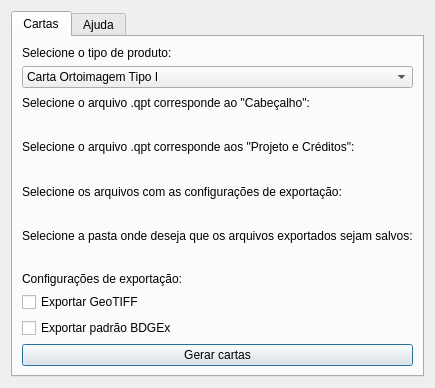
<?xml version="1.0" encoding="UTF-8"?>
<ui version="4.0">
 <class>Dialog</class>
 <widget class="QDialog" name="Dialog">
  <property name="geometry">
   <rect>
    <x>0</x>
    <y>0</y>
    <width>395</width>
    <height>388</height>
   </rect>
  </property>
  <property name="windowTitle">
   <string>Edition Tools - V 1.0</string>
  </property>
  <layout class="QGridLayout" name="gridLayout">
   <item row="0" column="0">
    <widget class="QTabWidget" name="tabWidget">
     <property name="currentIndex">
      <number>0</number>
     </property>
     <widget class="QWidget" name="tab">
      <attribute name="title">
       <string>Cartas</string>
      </attribute>
      <layout class="QVBoxLayout" name="verticalLayout_7">
       <item>
        <layout class="QVBoxLayout" name="verticalLayout">
         <item>
          <widget class="QLabel" name="label_6">
           <property name="text">
            <string>Selecione o tipo de produto:</string>
           </property>
          </widget>
         </item>
         <item>
          <widget class="QComboBox" name="comboBox_tipo_produto">
           <item>
            <property name="text">
             <string>Carta Ortoimagem Tipo I</string>
            </property>
           </item>
          </widget>
         </item>
        </layout>
       </item>
       <item>
        <layout class="QVBoxLayout" name="verticalLayout_2">
         <item>
          <widget class="QLabel" name="label">
           <property name="text">
            <string>Selecione o arquivo .qpt corresponde ao &quot;Cabeçalho&quot;:</string>
           </property>
          </widget>
         </item>
         <item>
          <widget class="QgsFileWidget" name="mQgsFileWidget_cabecalho"/>
         </item>
        </layout>
       </item>
       <item>
        <layout class="QVBoxLayout" name="verticalLayout_3">
         <item>
          <widget class="QLabel" name="label_2">
           <property name="text">
            <string>Selecione o arquivo .qpt corresponde aos &quot;Projeto e Créditos&quot;:</string>
           </property>
          </widget>
         </item>
         <item>
          <widget class="QgsFileWidget" name="mQgsFileWidget_projeto"/>
         </item>
        </layout>
       </item>
       <item>
        <layout class="QVBoxLayout" name="verticalLayout_4">
         <item>
          <widget class="QLabel" name="label_3">
           <property name="text">
            <string>Selecione os arquivos com as configurações de exportação:</string>
           </property>
          </widget>
         </item>
         <item>
          <widget class="QgsFileWidget" name="mQgsFileWidget_json_cartas">
           <property name="storageMode">
            <enum>QgsFileWidget::GetMultipleFiles</enum>
           </property>
          </widget>
         </item>
        </layout>
       </item>
       <item>
        <layout class="QVBoxLayout" name="verticalLayout_5">
         <item>
          <widget class="QLabel" name="label_4">
           <property name="text">
            <string>Selecione a pasta onde deseja que os arquivos exportados sejam salvos:</string>
           </property>
          </widget>
         </item>
         <item>
          <widget class="QgsFileWidget" name="mQgsFileWidget_pasta_exportar">
           <property name="storageMode">
            <enum>QgsFileWidget::GetDirectory</enum>
           </property>
          </widget>
         </item>
        </layout>
       </item>
       <item>
        <layout class="QVBoxLayout" name="verticalLayout_6">
         <item>
          <widget class="QLabel" name="label_5">
           <property name="text">
            <string>Configurações de exportação:</string>
           </property>
          </widget>
         </item>
         <item>
          <widget class="QCheckBox" name="checkBox_exportar_geotiff">
           <property name="text">
            <string>Exportar GeoTIFF</string>
           </property>
          </widget>
         </item>
         <item>
          <widget class="QCheckBox" name="checkBox_exportar_padrao_bdgex">
           <property name="text">
            <string>Exportar padrão BDGEx</string>
           </property>
          </widget>
         </item>
        </layout>
       </item>
       <item>
        <widget class="QPushButton" name="pushButton_gerar_cartas">
         <property name="text">
          <string>Gerar cartas</string>
         </property>
        </widget>
       </item>
      </layout>
     </widget>
     <widget class="QWidget" name="tab_2">
      <attribute name="title">
       <string>Ajuda</string>
      </attribute>
     </widget>
    </widget>
   </item>
  </layout>
 </widget>
 <customwidgets>
  <customwidget>
   <class>QgsFileWidget</class>
   <extends>QWidget</extends>
   <header>qgsfilewidget.h</header>
  </customwidget>
 </customwidgets>
 <resources/>
 <connections/>
</ui>
